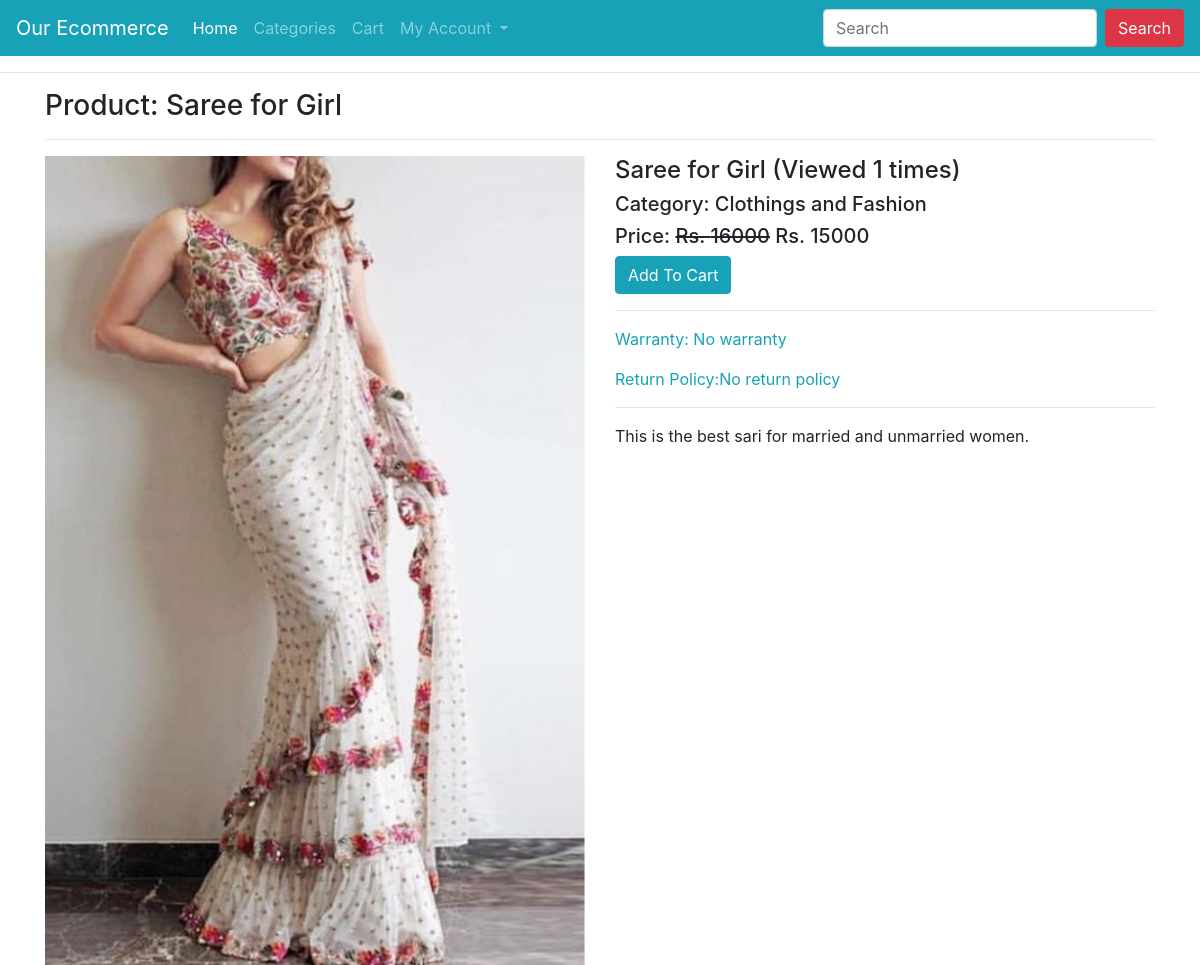
The page /product/saree-for-girl/ on the database its author committed.
### ecomapp/models.py (models this page shows, shortened)
class Product(models.Model):
    title = models.CharField(max_length=200)
    slug = models.SlugField(unique=True)
    category = models.ForeignKey(Category, on_delete=models.CASCADE)
    image = models.ImageField(upload_to="products")
    marked_price = models.PositiveIntegerField()
    selling_price = models.PositiveIntegerField()
    description = models.TextField()
    warranty = models.CharField(max_length=300, null=True, blank=True)
    return_policy = models.CharField(max_length=300, null=True, blank=True)
    view_count = models.PositiveIntegerField(default=0)

class Category(models.Model):
    title = models.CharField(max_length=200)
    slug = models.SlugField(unique=True)
    def __str__(self):
        return self.title

### ecomapp/views.py (the view)
# urls.py: path("product/<slug:slug>/", ProductDetailView.as_view(), name="productdetail"),
class ProductDetailView(EcomMixin, TemplateView):
    template_name = "productdetail.html"
    def get_context_data(self, **kwargs):
        context = super().get_context_data(**kwargs)
        url_slug = self.kwargs['slug']
        product = Product.objects.get(slug=url_slug)
        product.view_count += 1
        product.save()
        context['product'] = product
        return context

### ecomapp/views.py (called while the page is built)
    def dispatch(self, request, *args, **kwargs):
        cart_id = request.session.get("cart_id")
        if cart_id:
            cart_obj = Cart.objects.get(id=cart_id)
            if request.user.is_authenticated and request.user.customer:
                cart_obj.customer = request.user.customer
                cart_obj.save()
        return super().dispatch(request, *args, **kwargs)

### templates/productdetail.html (shortened to what this page needs)
{% extends 'base.html' %}
{% block content %}
<div class="container">
    <h3>Product: {{product.title}}</h3><hr>
    <div class="row">
        <div class="col-md-6">
            <img src="{{product.image.url}}" alt="" class="img-fluid">
        </div>
        <div class="col-md-6">
            <h4>{{product.title}} (Viewed {{product.view_count}} times)</h4>
            <h5>Category: {{product.category}}</h5>
            <h5>Price: <strike>Rs. {{product.marked_price}}</strike> Rs. {{product.selling_price}}</h5>
            <a href="{% url 'ecomapp:addtocart' product.id %}" class="btn btn-info">Add To Cart</a>
            <hr>
            <p class="text-info">Warranty: {{product.warranty}}</p>
            <p class="text-info">Return Policy:{{product.return_policy}}</p>
            <hr>
            <p>{{product.description}}</p>
        </div>
    </div>
</div>
{% endblock %}

### rows shown on the page
Product: title "Saree for Girl", image (picture), view_count "1", category "Clothings and Fashion", marked_price "16000", selling_price "15000", warranty "No warranty", return_policy "No return policy", description "This is the best sari for married and unmarried women."
